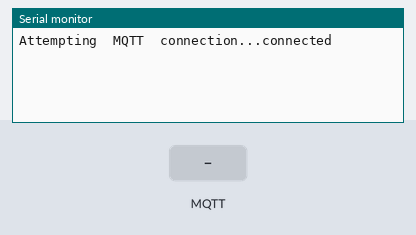
Bench run of a sketch on a simulated Arduino Uno, built with avr-gcc and run on an emulated ATmega328P. On the bench: the last lines printed to the serial monitor. Inputs (shaded band) come from the test bench. WiFi joins after 1.5 s; servers stay silent unless stated; no MQTT or app messages arrive unless stated.

Above: at 2.7 s.
2.8 s: MQTT message "1" arrives on the first subscribed topic
At 4.0 s:
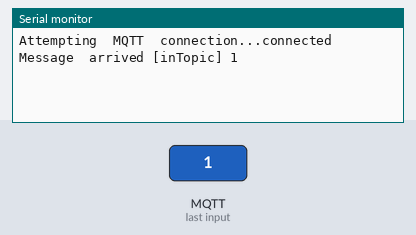
4.3 s: MQTT message "on" arrives on the first subscribed topic
At 5.4 s:
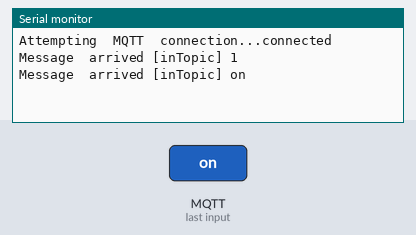
5.8 s: MQTT message "off" arrives on the first subscribed topic
At 6.6 s:
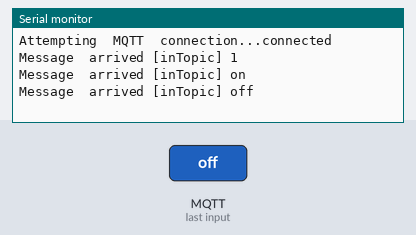

Measured:
- after the input at 2.8 s, the serial monitor: prints a new line at once (image 1)
- after the input at 4.3 s, the serial monitor: prints a new line at once (image 2)
- after the input at 5.8 s, the serial monitor: prints a new line at once (image 3)

The sketch:

opgave1.ino
```cpp
#include<SPI.h>
#include<Ethernet2.h>
#include<PubSubClient.h>

bool test = true;

byte  mac []={0x90, 0xA2, 0xDA, 0x10, 0xAF, 0xAE};
IPAddress  ip(10, 128, 100, 45);
IPAddress  server (10, 128, 100, 57);

//broker
void callback(char* topic , byte* payload, unsigned int length) {
  Serial.print("Message  arrived [");
  Serial.print(topic);
  Serial.print("] ");

  for(int i=0;i<length;i++) {
    Serial.print((char)payload[i]);
    }
  Serial.println ();
}

EthernetClient ethClient;
PubSubClient client(ethClient);

void reconnect() {
  // Loop  until we’re  reconnected
  while(! client.connected ()) {
    Serial.print("Attempting  MQTT  connection...");
    //Attempt  to  connect
    if(client.connect("ElianVanCutsem")) {
      Serial.println("connected");
      if(test){
        test = false;
        client.publish("labo/elianvancutsem/test","helloWorld met groetjes van Elian");
      }
      client.subscribe("inTopic");
      }
      else{
        Serial.print("failed , rc=");
        Serial.print(client.state ());
        Serial.println(" try  again  in 5 seconds");
        // Wait 5 seconds  before  retrying
        delay (5000);
      }
  }
}

void setup() {
  Serial.begin (57600);

  client.setServer(server , 1883);
  client.setCallback(callback);

  Ethernet.begin(mac , ip);
  //  Allow  the  hardware  to sort  itself  out
  delay (1500);
}

void loop() {
  if(!client.connected()) {
    reconnect ();
    }
    client.loop();
}
```
